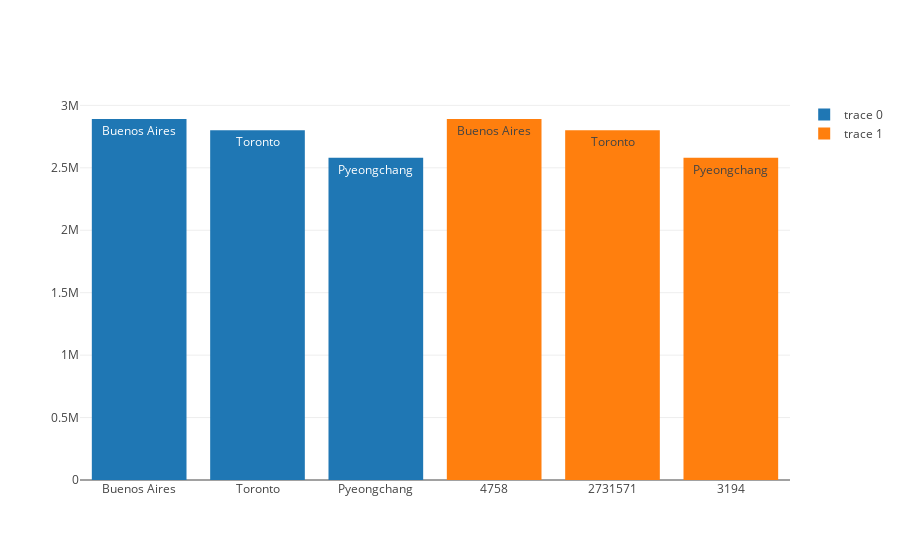

Notebook code for this chart:
### Code cell
plotly.offline.iplot([bar_trace_first_three_pops, bar_trace_first_three_areas])

### Figure 1 — Plotly figure (JSON) as saved in the notebook; plotly's stock layout.template omitted (floating-point values rounded to 4 significant figures)
{"data": [{"text": ["Buenos Aires", "Toronto", "Pyeongchang"], "type": "bar", "uid": "4cb4fcee-985d-11e9-a8b2-4dab89381964", "x": ["Buenos Aires", "Toronto", "Pyeongchang"], "y": [2891000, 2800000, 2581000]}, {"text": ["Buenos Aires", "Toronto", "Pyeongchang"], "type": "bar", "uid": "4cb4feba-985d-11e9-a8b2-4dab89381964", "x": [4758, 2731571, 3194], "y": [2891000, 2800000, 2581000]}], "layout": {}}
